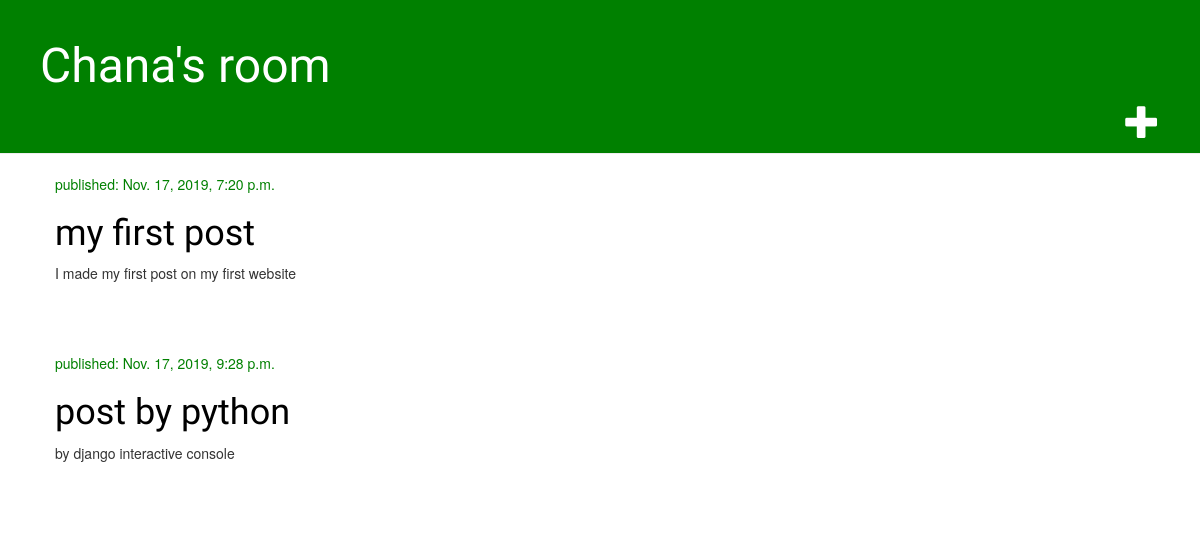
Before: / with the older database file.
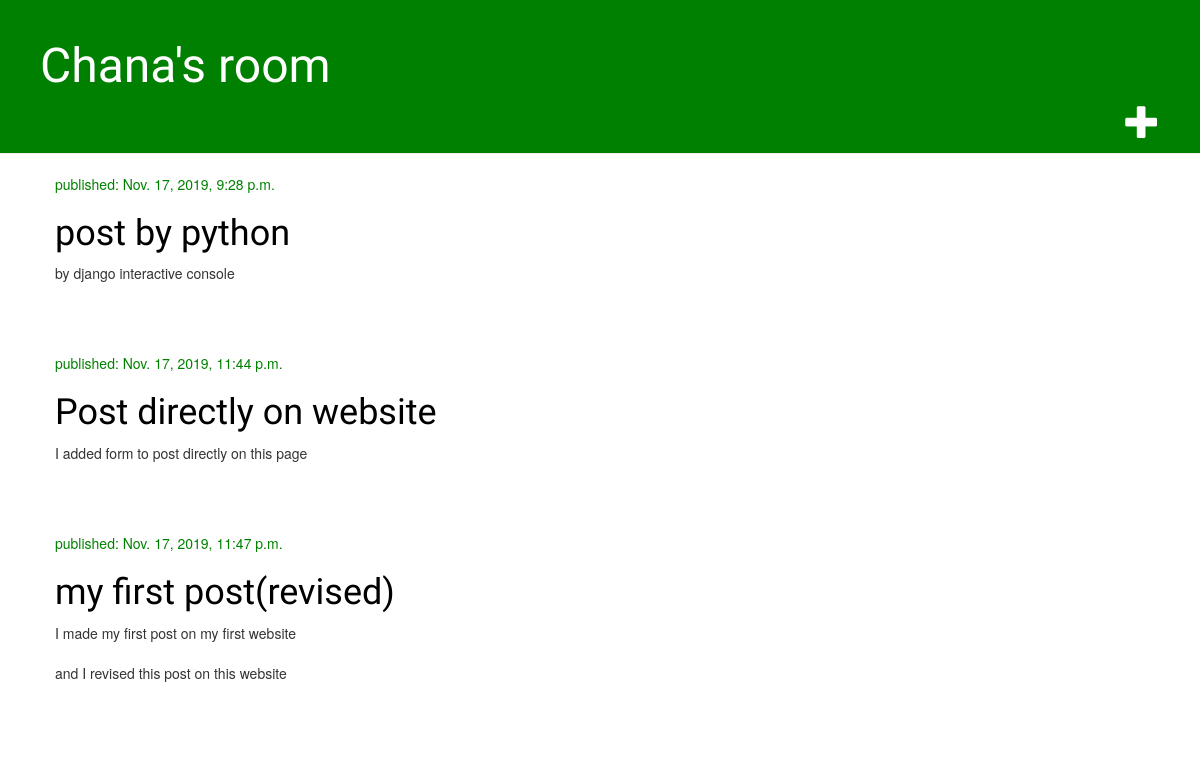
After: the same page with the newer database file.
### blog/models.py (models this page shows, shortened)
class Post(models.Model):
    author = models.ForeignKey(settings.AUTH_USER_MODEL, on_delete=models.CASCADE)
    title = models.CharField(max_length=200)
    text = models.TextField()
    created_date = models.DateTimeField(
            default=timezone.now)
    published_date = models.DateTimeField(
            blank=True, null=True)

### blog/views.py (the view)
# urls.py: path('', views.post_list, name = 'post_list'),
def post_list(request):
    posts = Post.objects.filter(published_date__lte=timezone.now()).order_by('published_date')
    return render(request, 'blog/post_list.html',{'posts':posts})

### blog/templates/blog/post_list.html
{% extends 'blog/base.html' %}
{% block content %}
{% for post in posts %}
    <div class="post">
        <div class="date">
            <p>published: {{ post.published_date }}</p>
        </div>
        <h1><a href="{% url 'post_detail' pk=post.pk %}">{{ post.title }}</a></h1>
        <p>{{ post.text|linebreaksbr }}</p>
    </div>
{% endfor %}
{% endblock %}

### blog/templates/blog/base.html (shortened to what this page needs)
{% load static %}
<html>
        <head>
	        <link rel="stylesheet" href="//maxcdn.bootstrapcdn.com/bootstrap/3.2.0/css/bootstrap.min.css">
			<link rel="stylesheet" href="//maxcdn.bootstrapcdn.com/bootstrap/3.2.0/css/bootstrap-theme.min.css">
            <link rel="stylesheet" href="{% static 'css/blog.css' %}">
        <head>
        <body>
    <div class="page-header">
        <h1><a href="/">Chana's room</a></h1>
        <a href="{% url 'post_new' %}" class="top-menu"><span class="glyphicon glyphicon-plus"></span></a>
    </div>
    <div class="content container">
        <div class="row">
            <div class="col-md-8">
            {% block content %}
            {% endblock %}
            </div>
        </div>
    </div>
</body>
</html>

### blog/static/css/blog.css (style rules this page uses)
.page-header { background-color: green; margin-top: 0; padding: 20px 20px 50px 40px; }
.page-header h1, .page-header h1 a, .page-header h1 a:visited, .page-header h1 a:active { color: #ffffff; font-size: 36pt; text-decoration: none; }
.content { margin-left: 40px; }
h1, h2, h3, h4 { font-family: 'Lobster', cursive; }
.date { color: green; }
.top-menu, .top-menu:hover, .top-menu:visited { color: #ffffff; float: right; font-size: 26pt; margin-right: 20px; }
.post { margin-bottom: 70px; }
.post h1 a, .post h1 a:visited { color: #000000; }

Changed rows visible on the page:
shown differently, row unchanged: Post "post by python": moves up the list
added Post: published_date "Nov. 17, 2019, 11:44 p.m.", title "Post directly on website", text "I added form to post directly on this page"
changed Post: published_date "Nov. 17, 2019, 7:20 p.m." → "Nov. 17, 2019, 11:47 p.m."; title "my first post" → "my first post(revised)"; text "I made my first post on my first website" → "I made my first post on my first website and I revised this post on this website"
